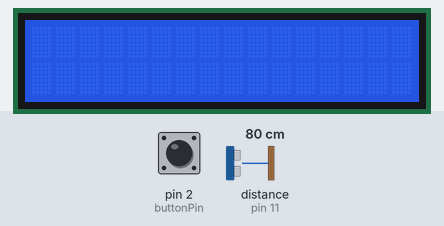
Bench run of a sketch on a simulated Arduino Uno, built with avr-gcc and run on an emulated ATmega328P. Shown: 16×2 character LCD. The test bench sets the inputs (shaded band); at power-on: pin 2 (buttonPin) HIGH, distance to the obstacle (sensor on pin 11) 80 cm. The echo pulse lasts 58.3 µs per cm.

Above: at 1.2 s.
1.3 s: pin 2 (buttonPin) pulled LOW for 0.15 s
At 1.8 s:
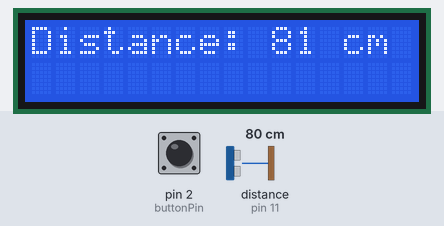
2.9 s: pin 2 (buttonPin) driven LOW
5.9 s: distance to the obstacle (sensor on pin 11) set to 4 cm
At 6.4 s:
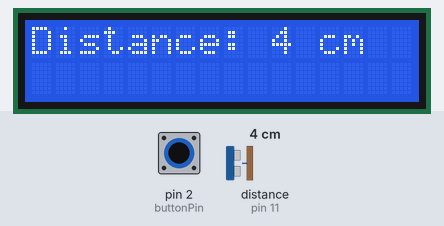
8.9 s: distance to the obstacle (sensor on pin 11) set to 2 cm
At 10.1 s:
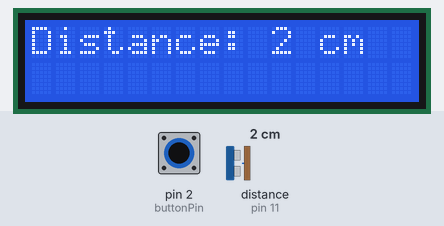
11.9 s: distance to the obstacle (sensor on pin 11) set to 9 cm
At 12.4 s:
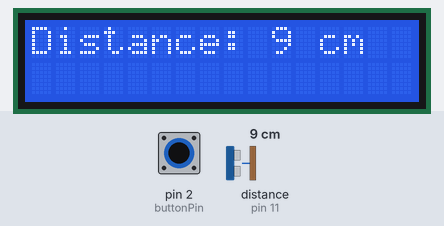
14.9 s: distance to the obstacle (sensor on pin 11) set to 18 cm
At 15.6 s:
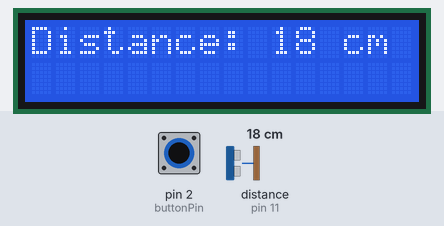
Timing chart, 0 to 17.9 s (numbered marks = the images above; inputs shaded):
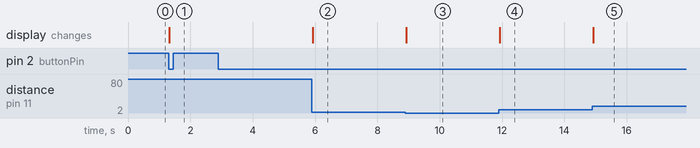

The sketch:

Arduino-Distance-Meter.ino
```cpp
// Include LCD display library for I2C
#include <LiquidCrystal_I2C.h>
// Include Ultrasonic Sensor library for Distance
#include <NewPing.h>

// Create NewPing object : (Trig, Echo, MaxDistance)
NewPing sonar(10, 11, 400);

// Create LCD object : Use 0x27 If 0x3F Doesn't work
LiquidCrystal_I2C lcd(0x3F, 16, 2);

// Pin connected to Push-Button
int buttonPin = 2;

void setup() {
  // Setup LCD with backlight and initialize
  lcd.backlight();
  lcd.init();
  lcd.clear();

  // Set buttonPin as an INPUT_PULLUP pin
  pinMode(buttonPin, INPUT_PULLUP);
}

void loop() {
  // put your main code here, to run repeatedly:
  if(digitalRead(buttonPin) == 0){
    int distance = sonar.ping_cm();
    if(distance == 0){
      lcd.clear();
      lcd.print("Wrong Distance");
    }else{
      lcd.clear();
      lcd.print("Distance: ");
      lcd.print(distance);
      lcd.print(" cm");
    }
  }
}
```

Measured:
- after the input at 1.3 s, the display: changes at once (image 1)
- after the input at 2.9 s, every drawn part: stays the same
- after the input at 5.9 s, the display: changes at once (image 2)
- after the input at 8.9 s, the display: changes at once (image 3)
- after the input at 11.9 s, the display: changes at once (image 4)
- after the input at 14.9 s, the display: changes at once (image 5)
